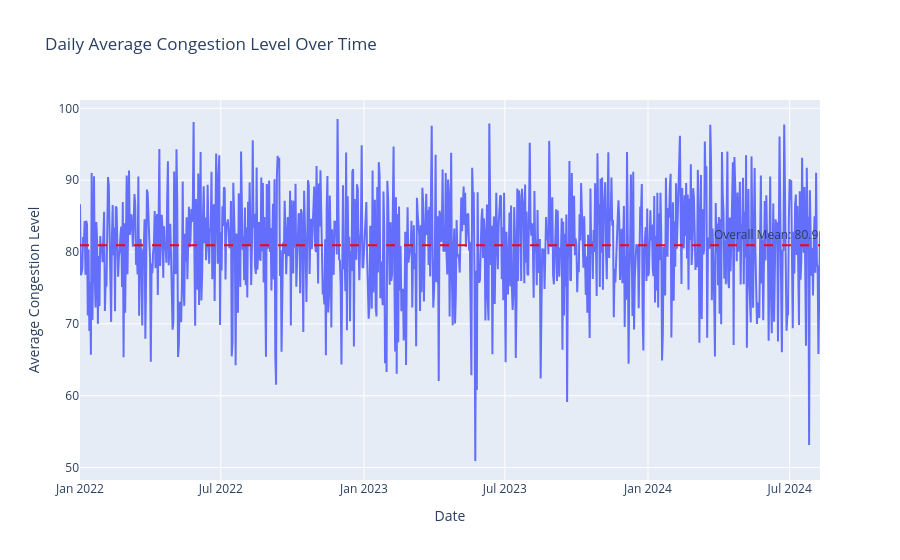

Notebook cell for this chart:
### Code cell
# Congestion trends over time
daily_avg = df.groupby('Date')['Congestion Level'].mean().reset_index()

fig = px.line(daily_avg, x='Date', y='Congestion Level', 
              title='Daily Average Congestion Level Over Time',
              labels={'Congestion Level': 'Avg Congestion Level'})
fig.update_layout(xaxis_title='Date', yaxis_title='Average Congestion Level',
                  hovermode='x unified')
fig.add_hline(y=daily_avg['Congestion Level'].mean(), line_dash='dash', line_color='red',
              annotation_text=f"Overall Mean: {daily_avg['Congestion Level'].mean():.1f}")
fig.show()

### Figure 1 — Plotly figure (JSON) as saved in the notebook; plotly's stock layout.template omitted (floating-point values rounded to 4 significant figures; data arrays with more than 128 entries replaced by an {"elided": "..."} marker saying what was removed)
{"data": [{"hovertemplate": "Date=%{x}<br>Avg Congestion Level=%{y}<extra></extra>", "legendgroup": "", "line": {"color": "#636efa", "dash": "solid"}, "marker": {"symbol": "circle"}, "mode": "lines", "name": "", "orientation": "v", "showlegend": false, "type": "scatter", "x": {"elided": "952 str values"}, "xaxis": "x", "y": {"elided": "952 float values"}, "yaxis": "y"}], "layout": {"annotations": [{"showarrow": false, "text": "Overall Mean: 80.9", "x": 1, "xanchor": "right", "xref": "x domain", "y": 80.94, "yanchor": "bottom", "yref": "y"}], "hovermode": "x unified", "legend": {"tracegroupgap": 0}, "shapes": [{"line": {"color": "red", "dash": "dash"}, "type": "line", "x0": 0, "x1": 1, "xref": "x domain", "y0": 80.94, "y1": 80.94, "yref": "y"}], "title": {"text": "Daily Average Congestion Level Over Time"}, "xaxis": {"anchor": "y", "domain": [0, 1], "title": {"text": "Date"}}, "yaxis": {"anchor": "x", "domain": [0, 1], "title": {"text": "Average Congestion Level"}}}}
